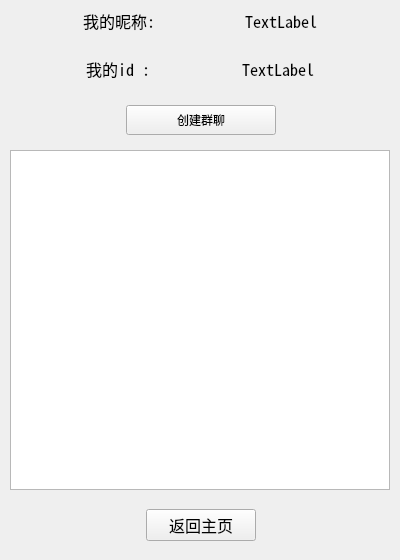
<?xml version="1.0" encoding="UTF-8"?>
<ui version="4.0">
 <class>VXgroupwindow</class>
 <widget class="QWidget" name="VXgroupwindow">
  <property name="geometry">
   <rect>
    <x>0</x>
    <y>0</y>
    <width>400</width>
    <height>560</height>
   </rect>
  </property>
  <property name="minimumSize">
   <size>
    <width>400</width>
    <height>560</height>
   </size>
  </property>
  <property name="maximumSize">
   <size>
    <width>400</width>
    <height>560</height>
   </size>
  </property>
  <property name="windowTitle">
   <string>Form</string>
  </property>
  <widget class="QWidget" name="widget" native="true">
   <property name="geometry">
    <rect>
     <x>0</x>
     <y>0</y>
     <width>400</width>
     <height>90</height>
    </rect>
   </property>
   <property name="minimumSize">
    <size>
     <width>400</width>
     <height>90</height>
    </size>
   </property>
   <property name="maximumSize">
    <size>
     <width>400</width>
     <height>90</height>
    </size>
   </property>
   <layout class="QVBoxLayout" name="verticalLayout_2">
    <item>
     <layout class="QHBoxLayout" name="horizontalLayout_4">
      <item>
       <spacer name="horizontalSpacer_9">
        <property name="orientation">
         <enum>Qt::Horizontal</enum>
        </property>
        <property name="sizeHint" stdset="0">
         <size>
          <width>40</width>
          <height>20</height>
         </size>
        </property>
       </spacer>
      </item>
      <item>
       <widget class="QLabel" name="label_3">
        <property name="font">
         <font>
          <family>Noto Sans Mono CJK SC</family>
          <pointsize>12</pointsize>
         </font>
        </property>
        <property name="text">
         <string>我的昵称:</string>
        </property>
       </widget>
      </item>
      <item>
       <spacer name="horizontalSpacer_10">
        <property name="orientation">
         <enum>Qt::Horizontal</enum>
        </property>
        <property name="sizeHint" stdset="0">
         <size>
          <width>40</width>
          <height>20</height>
         </size>
        </property>
       </spacer>
      </item>
      <item>
       <widget class="QLabel" name="nameLab">
        <property name="font">
         <font>
          <family>Noto Sans Mono CJK SC</family>
          <pointsize>12</pointsize>
         </font>
        </property>
        <property name="text">
         <string>TextLabel</string>
        </property>
       </widget>
      </item>
      <item>
       <spacer name="horizontalSpacer_11">
        <property name="orientation">
         <enum>Qt::Horizontal</enum>
        </property>
        <property name="sizeHint" stdset="0">
         <size>
          <width>40</width>
          <height>20</height>
         </size>
        </property>
       </spacer>
      </item>
     </layout>
    </item>
    <item>
     <layout class="QHBoxLayout" name="horizontalLayout_5">
      <item>
       <spacer name="horizontalSpacer_12">
        <property name="orientation">
         <enum>Qt::Horizontal</enum>
        </property>
        <property name="sizeHint" stdset="0">
         <size>
          <width>40</width>
          <height>20</height>
         </size>
        </property>
       </spacer>
      </item>
      <item>
       <widget class="QLabel" name="label_4">
        <property name="font">
         <font>
          <family>Noto Sans Mono CJK SC</family>
          <pointsize>12</pointsize>
         </font>
        </property>
        <property name="text">
         <string>我的id :</string>
        </property>
       </widget>
      </item>
      <item>
       <spacer name="horizontalSpacer_13">
        <property name="orientation">
         <enum>Qt::Horizontal</enum>
        </property>
        <property name="sizeHint" stdset="0">
         <size>
          <width>40</width>
          <height>20</height>
         </size>
        </property>
       </spacer>
      </item>
      <item>
       <widget class="QLabel" name="idLab">
        <property name="font">
         <font>
          <family>Noto Sans Mono CJK SC</family>
          <pointsize>12</pointsize>
         </font>
        </property>
        <property name="text">
         <string>TextLabel</string>
        </property>
       </widget>
      </item>
      <item>
       <spacer name="horizontalSpacer_14">
        <property name="orientation">
         <enum>Qt::Horizontal</enum>
        </property>
        <property name="sizeHint" stdset="0">
         <size>
          <width>40</width>
          <height>20</height>
         </size>
        </property>
       </spacer>
      </item>
     </layout>
    </item>
   </layout>
  </widget>
  <widget class="QWidget" name="layoutWidget">
   <property name="geometry">
    <rect>
     <x>10</x>
     <y>500</y>
     <width>381</width>
     <height>51</height>
    </rect>
   </property>
   <layout class="QHBoxLayout" name="horizontalLayout_6">
    <item>
     <spacer name="horizontalSpacer_15">
      <property name="orientation">
       <enum>Qt::Horizontal</enum>
      </property>
      <property name="sizeHint" stdset="0">
       <size>
        <width>40</width>
        <height>20</height>
       </size>
      </property>
     </spacer>
    </item>
    <item>
     <widget class="QPushButton" name="exitBtm">
      <property name="minimumSize">
       <size>
        <width>110</width>
        <height>30</height>
       </size>
      </property>
      <property name="font">
       <font>
        <family>Noto Sans Mono CJK SC</family>
        <pointsize>12</pointsize>
       </font>
      </property>
      <property name="text">
       <string>返回主页</string>
      </property>
     </widget>
    </item>
    <item>
     <spacer name="horizontalSpacer_16">
      <property name="orientation">
       <enum>Qt::Horizontal</enum>
      </property>
      <property name="sizeHint" stdset="0">
       <size>
        <width>40</width>
        <height>20</height>
       </size>
      </property>
     </spacer>
    </item>
   </layout>
  </widget>
  <widget class="QListWidget" name="listWidget">
   <property name="geometry">
    <rect>
     <x>10</x>
     <y>150</y>
     <width>380</width>
     <height>340</height>
    </rect>
   </property>
   <property name="minimumSize">
    <size>
     <width>380</width>
     <height>340</height>
    </size>
   </property>
   <property name="maximumSize">
    <size>
     <width>380</width>
     <height>340</height>
    </size>
   </property>
  </widget>
  <widget class="QWidget" name="layoutWidget_2">
   <property name="geometry">
    <rect>
     <x>10</x>
     <y>100</y>
     <width>381</width>
     <height>41</height>
    </rect>
   </property>
   <layout class="QHBoxLayout" name="horizontalLayout_7">
    <item>
     <spacer name="horizontalSpacer_17">
      <property name="orientation">
       <enum>Qt::Horizontal</enum>
      </property>
      <property name="sizeHint" stdset="0">
       <size>
        <width>40</width>
        <height>20</height>
       </size>
      </property>
     </spacer>
    </item>
    <item>
     <widget class="QPushButton" name="pushButton">
      <property name="minimumSize">
       <size>
        <width>150</width>
        <height>30</height>
       </size>
      </property>
      <property name="text">
       <string>创建群聊</string>
      </property>
     </widget>
    </item>
    <item>
     <spacer name="horizontalSpacer_18">
      <property name="orientation">
       <enum>Qt::Horizontal</enum>
      </property>
      <property name="sizeHint" stdset="0">
       <size>
        <width>40</width>
        <height>20</height>
       </size>
      </property>
     </spacer>
    </item>
   </layout>
  </widget>
 </widget>
 <resources/>
 <connections/>
</ui>
